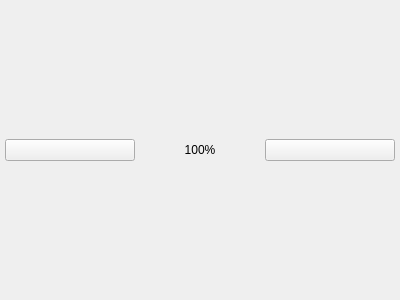
<?xml version="1.0" encoding="UTF-8"?>
<ui version="4.0">
 <class>PLSChatFontZoomFrame</class>
 <widget class="QFrame" name="PLSChatFontZoomFrame">
  <property name="geometry">
   <rect>
    <x>0</x>
    <y>0</y>
    <width>400</width>
    <height>300</height>
   </rect>
  </property>
  <property name="windowTitle">
   <string>Frame</string>
  </property>
  <layout class="QHBoxLayout" name="horizontalLayout">
   <property name="spacing">
    <number>0</number>
   </property>
   <property name="leftMargin">
    <number>5</number>
   </property>
   <property name="topMargin">
    <number>0</number>
   </property>
   <property name="rightMargin">
    <number>5</number>
   </property>
   <property name="bottomMargin">
    <number>0</number>
   </property>
   <item>
    <widget class="QPushButton" name="pushButton_minus">
     <property name="text">
      <string/>
     </property>
    </widget>
   </item>
   <item>
    <widget class="QLabel" name="sizeLabel">
     <property name="text">
      <string>100%</string>
     </property>
     <property name="alignment">
      <set>Qt::AlignCenter</set>
     </property>
    </widget>
   </item>
   <item>
    <widget class="QPushButton" name="pushButton_plus">
     <property name="text">
      <string/>
     </property>
    </widget>
   </item>
  </layout>
 </widget>
 <resources/>
 <connections/>
</ui>
